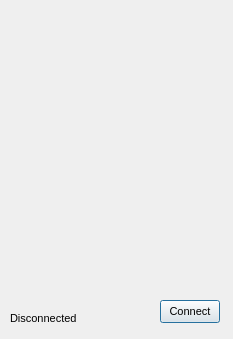
<?xml version="1.0" encoding="UTF-8"?>
<ui version="4.0">
 <class>commSettings</class>
 <widget class="QWidget" name="commSettings">
  <property name="geometry">
   <rect>
    <x>0</x>
    <y>0</y>
    <width>233</width>
    <height>339</height>
   </rect>
  </property>
  <property name="minimumSize">
   <size>
    <width>233</width>
    <height>339</height>
   </size>
  </property>
  <property name="maximumSize">
   <size>
    <width>233</width>
    <height>339</height>
   </size>
  </property>
  <property name="font">
   <font>
    <family>Arial</family>
    <pointsize>8</pointsize>
   </font>
  </property>
  <property name="contextMenuPolicy">
   <enum>Qt::NoContextMenu</enum>
  </property>
  <property name="windowTitle">
   <string>Form</string>
  </property>
  <widget class="QLabel" name="connectionStatusLabel">
   <property name="geometry">
    <rect>
     <x>10</x>
     <y>310</y>
     <width>91</width>
     <height>16</height>
    </rect>
   </property>
   <property name="sizePolicy">
    <sizepolicy hsizetype="Minimum" vsizetype="Minimum">
     <horstretch>0</horstretch>
     <verstretch>0</verstretch>
    </sizepolicy>
   </property>
   <property name="text">
    <string>Disconnected</string>
   </property>
  </widget>
  <widget class="QWidget" name="layoutWidget">
   <property name="geometry">
    <rect>
     <x>320</x>
     <y>50</y>
     <width>129</width>
     <height>50</height>
    </rect>
   </property>
   <layout class="QGridLayout" name="gridLayout">
    <item row="0" column="0">
     <widget class="QLabel" name="label">
      <property name="text">
       <string>Link Type</string>
      </property>
     </widget>
    </item>
    <item row="0" column="1">
     <widget class="QComboBox" name="linkType"/>
    </item>
    <item row="1" column="0">
     <widget class="QLabel" name="label_5">
      <property name="text">
       <string>Protocol</string>
      </property>
     </widget>
    </item>
    <item row="1" column="1">
     <widget class="QComboBox" name="connectionType">
      <property name="currentIndex">
       <number>-1</number>
      </property>
     </widget>
    </item>
   </layout>
  </widget>
  <widget class="QPushButton" name="connectButton">
   <property name="geometry">
    <rect>
     <x>160</x>
     <y>300</y>
     <width>60</width>
     <height>23</height>
    </rect>
   </property>
   <property name="text">
    <string>Connect</string>
   </property>
   <property name="checkable">
    <bool>true</bool>
   </property>
   <property name="default">
    <bool>true</bool>
   </property>
  </widget>
  <widget class="QScrollArea" name="linkScrollArea">
   <property name="enabled">
    <bool>true</bool>
   </property>
   <property name="geometry">
    <rect>
     <x>0</x>
     <y>0</y>
     <width>233</width>
     <height>300</height>
    </rect>
   </property>
   <property name="minimumSize">
    <size>
     <width>233</width>
     <height>300</height>
    </size>
   </property>
   <property name="maximumSize">
    <size>
     <width>233</width>
     <height>300</height>
    </size>
   </property>
   <property name="frameShape">
    <enum>QFrame::NoFrame</enum>
   </property>
   <property name="widgetResizable">
    <bool>true</bool>
   </property>
   <widget class="QWidget" name="scrollAreaWidgetContents">
    <property name="geometry">
     <rect>
      <x>0</x>
      <y>0</y>
      <width>233</width>
      <height>300</height>
     </rect>
    </property>
   </widget>
  </widget>
  <action name="actionDelete">
   <property name="text">
    <string>Delete</string>
   </property>
   <property name="toolTip">
    <string>Delete this link</string>
   </property>
  </action>
  <action name="actionConnect">
   <property name="text">
    <string>Connect</string>
   </property>
   <property name="toolTip">
    <string>Connect this link</string>
   </property>
  </action>
  <action name="actionClose">
   <property name="text">
    <string>Close</string>
   </property>
   <property name="toolTip">
    <string>Close the configuration window</string>
   </property>
  </action>
 </widget>
 <resources/>
 <connections>
  <connection>
   <sender>actionClose</sender>
   <signal>triggered()</signal>
   <receiver>commSettings</receiver>
   <slot>close()</slot>
   <hints>
    <hint type="sourcelabel">
     <x>-1</x>
     <y>-1</y>
    </hint>
    <hint type="destinationlabel">
     <x>224</x>
     <y>195</y>
    </hint>
   </hints>
  </connection>
 </connections>
</ui>
